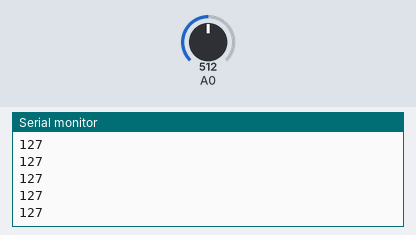
This sketch was run on a simulated Arduino Uno, built with avr-gcc and run on an emulated ATmega328P. Shown: the last lines printed to the serial monitor. The inputs (shaded band) are chosen by the test bench; at power-on: A0 = 512.

Above: at 1.2 s.
1.3 s: A0 set to 716
At 2.0 s:
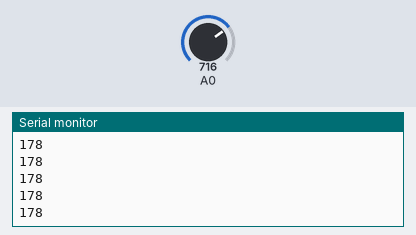
2.8 s: A0 set to 900
At 3.5 s:
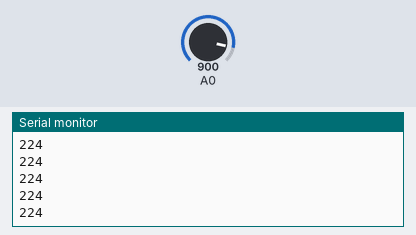
Timing chart, 0 to 5.8 s (numbered marks = the images above; inputs shaded):
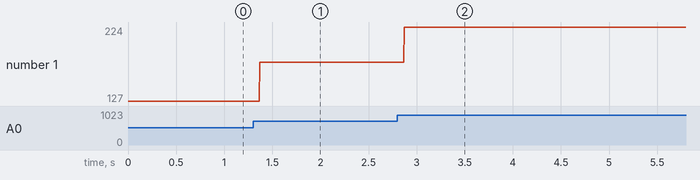

The sketch:

map_analog_to_8bit.ino
```cpp
#include <SoftwareSerial.h>

void setup() {
Serial.begin(9600);
}

void loop()
{
 int val = analogRead(0);  //Read in analog input #0 (0-1023)
 val = map(val, 0, 1023, 0, 255);  //Scales 0-1023 to 0-255 (or whatever you want)
 Serial.println(val,DEC); //Prints as decimal, with line feed
}
```

Measured:
- after the input at 1.3 s, the serial monitor: prints a new line after 0.07 s (image 1)
- after the input at 2.8 s, the serial monitor: prints a new line after 0.07 s (image 2)
- plotted number 1: 127 → 178 after the input at 1.3 s, 178 → 224 after the input at 2.8 s
